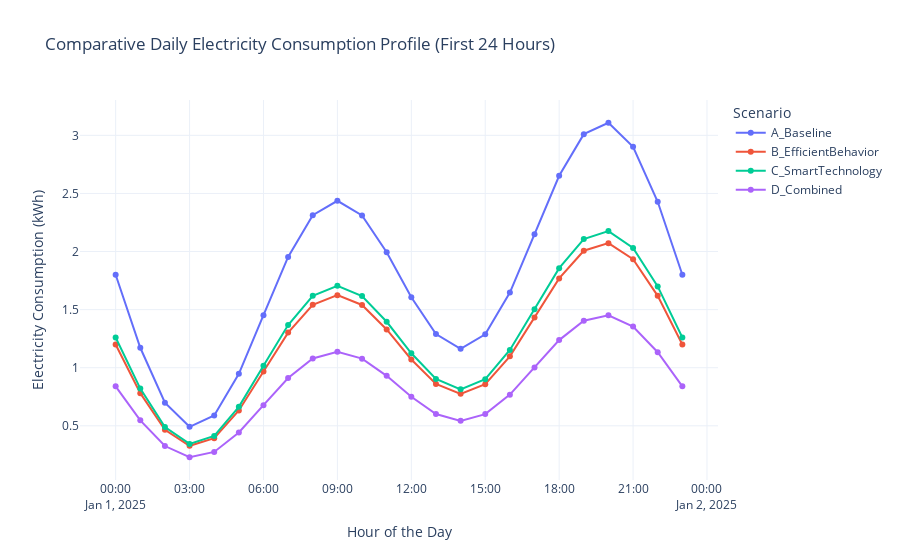

Notebook code for this chart:
### Markdown cell above
Section 5: Results Visualization

 This section generates the plots and tables for the report.

### Code cell
print("\nSection 5: Generating results and visualizations...")

# --- 5.1 Display Summary Table of Results ---
print(f"\n--- Summary of Simulation Results for {SIMULATION_DAYS} Days ---")
display(results_summary_df[['Total Cost (€)', 'Total Emissions (kgCO2)', 'Peak Usage (kW)']].round(2))

# --- 5.2 Plot: Cost Analysis ---
cost_breakdown_df = results_summary_df[['Energy Cost (€)', 'Peak Cost (€)']]
ax = cost_breakdown_df.plot(kind='bar', stacked=True, figsize=(12, 7), rot=0, colormap='cividis')
ax.set_title(f'Cost Breakdown by Scenario ({SIMULATION_DAYS} Days)', fontsize=16, pad=20)
ax.set_ylabel('Cost (€)', fontsize=12)
ax.set_xlabel('Scenario', fontsize=12)
ax.grid(axis='y', linestyle='--', alpha=0.7)
ax.legend(title='Cost Component')
plt.show()

# --- 5.3 Plot: Energy Usage Profiles ---
fig_daily = go.Figure()
for scenario_name, hourly_series in hourly_supply_data.items():
    fig_daily.add_trace(go.Scatter(
        x=hourly_series.index[:24], 
        y=hourly_series.values[:24], 
        mode='lines+markers', 
        name=scenario_name
    ))

fig_daily.update_layout(
    title='Comparative Daily Electricity Consumption Profile (First 24 Hours)',
    xaxis_title='Hour of the Day',
    yaxis_title='Electricity Consumption (kWh)',
    legend_title='Scenario',
    font=dict(size=12),
    template='plotly_white'
)
fig_daily.show()

print("\nSection 5: Report visualizations are complete.")
